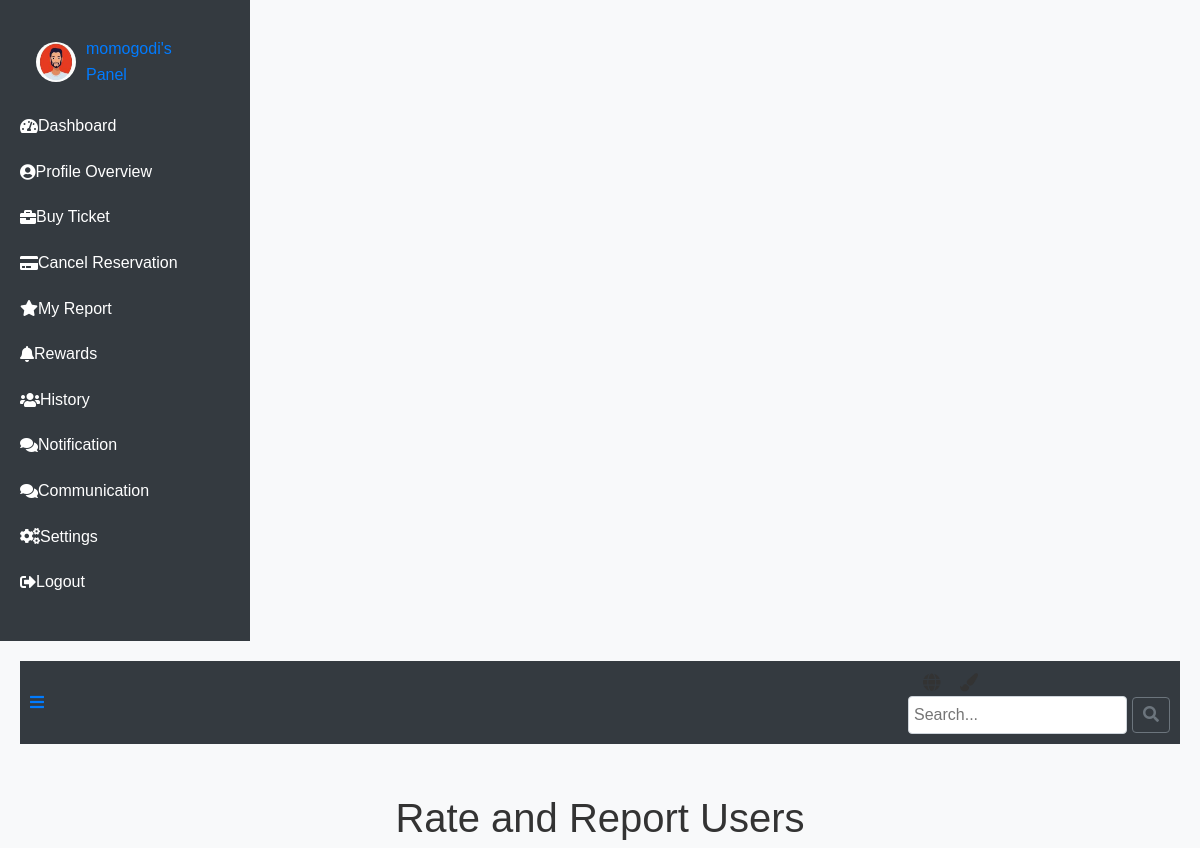
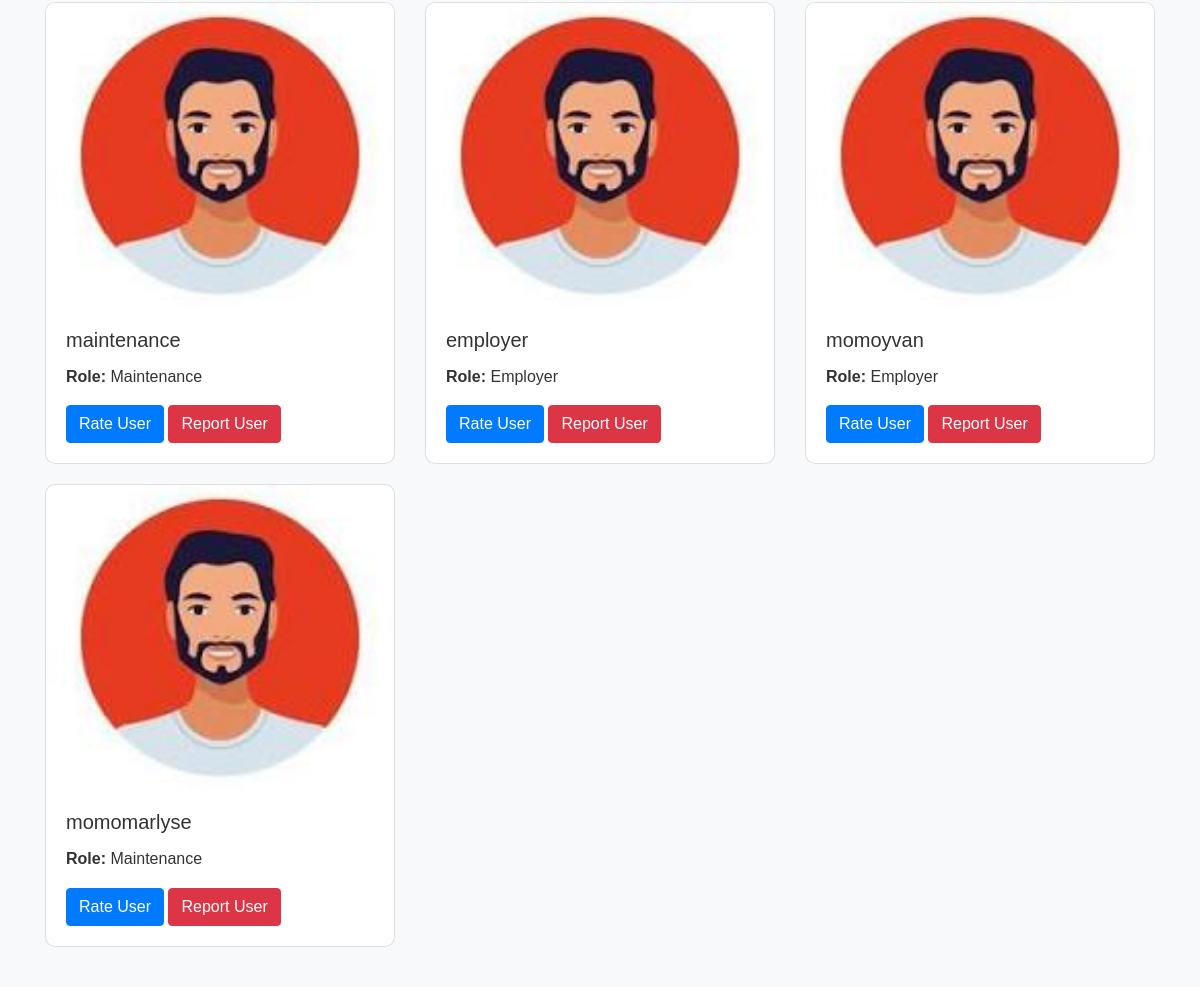
The page /my-report/ (signed in) on the database its author committed (2 pictures, top to bottom).
### booking/models.py (models this page shows)
class CustomUser(AbstractUser):
    ROLE_CHOICES = (
        ('admin', 'Admin'),
        ('employer', 'Employer'),
        ('passenger', 'Passenger'),
        ('maintenance', 'Maintenance'),
    )
    role = models.CharField(max_length=30, choices=ROLE_CHOICES, default='passenger')
    profile_picture = models.ImageField(upload_to='profile_pictures/', blank=True, null=True)
    phone = models.CharField(max_length=15, default='0000000000')  # Provide a default value
    address = models.TextField(null=True, blank=True)  # Temporarily allow null

### booking/views.py (the view, shortened to what this page needs)
# urls.py: path('my-report/', views.my_report, name='my_report'),
@login_required
def my_report(request):
    users = CustomUser.objects.filter(role__in=['employer', 'maintenance'])
    return render(request, 'panel/passenger/report/my_report.html', {'users': users})

### booking/templates/panel/passenger/report/my_report.html (shortened to what this page needs)
{% load static %}
<!DOCTYPE html>
<html lang="en">
<head>
    <link rel="stylesheet" href="https://stackpath.bootstrapcdn.com/bootstrap/4.5.2/css/bootstrap.min.css">
    <link rel="stylesheet" href="https://cdnjs.cloudflare.com/ajax/libs/font-awesome/5.15.3/css/all.min.css">
    <link rel="stylesheet" href="{% static 'css/report.css' %}">
</head>
<div class="dashboard d-flex">
    <div class="dashboard-nav">
        <header class="d-flex align-items-center p-3">
            <a href="{% url 'passenger_panel' %}" class="brand-logo d-flex align-items-center">
                {% if user.profile_picture %}
                    <img src="{{ user.profile_picture.url }}" alt="{{ user.username }}'s profile picture" class="profile-pic" />
                {% else %}
                    <img src="{% static 'image/why.jpeg' %}" alt="Default Avatar" class="profile-pic" />
                {% endif %}
                <span>{{ user.username }}'s Panel</span>
            </a>
        </header>
        <nav>
            <ul class="dashboard-nav-list">
                <li><a href="{% url 'passenger_panel' %}" class="dashboard-nav-item"><i class="fas fa-tachometer-alt"></i> Dashboard</a></li>
                <li><a href="{% url 'profile_clients' %}" class="dashboard-nav-item"><i class="fas fa-user-circle"></i> Profile Overview</a></li>
                <li><a href="#" class="dashboard-nav-item"><i class="fas fa-briefcase"></i> Buy Ticket</a></li>
                <li><a href="#" class="dashboard-nav-item"><i class="fas fa-credit-card"></i> Cancel Reservation</a></li>
                <li><a href="{% url 'my_report' %}" class="dashboard-nav-item"><i class="fas fa-star"></i> My Report</a></li>
                <li><a href="#" class="dashboard-nav-item"><i class="fas fa-bell"></i> Rewards</a></li>
                <li><a href="#" class="dashboard-nav-item"><i class="fas fa-users"></i> History</a></li>
                <li><a href="#" class="dashboard-nav-item"><i class="fas fa-comments"></i> Notification</a></li>
                <li><a href="{% url 'communication_list' %}" class="dashboard-nav-item"><i class="fas fa-comments"></i> Communication</a></li>
                <li><a href="{% url 'security_cleints' %}" class="dashboard-nav-item"><i class="fas fa-cogs"></i> Settings</a></li>
                <li><a href="{% url 'logout' %}" class="dashboard-nav-item"><i class="fas fa-sign-out-alt"></i> Logout</a></li>
            </ul>
        </nav>
    </div>
    <main class="dashboard-app flex-grow-1">
        <header class="dashboard-toolbar d-flex align-items-center">
            <a href="#!" class="menu-toggle"><i class="fas fa-bars"></i></a>
            <div class="header-icons">
                <i class="fas fa-globe icon" title="Change Language" onclick="toggleLanguage()"></i>
                <i class="fas fa-paint-brush icon" title="Change Theme" onclick="toggleTheme()"></i>
                <div class="search-bar">
                    <input type="text" placeholder="Search..." aria-label="Search" />
                    <button class="btn btn-outline-secondary" type="button"><i class="fas fa-search"></i></button>
                </div>
            </div>
        </header>
<body>
<div class="container">
    <h1 class="text-center">Rate and Report Users</h1>
    <div class="row">
        {% for user in users %}
        <div class="col-md-4">
            <div class="card">
                {% if user.profile_picture %}
                    <img src="{{ user.profile_picture.url }}" alt="Profile Picture" class="card-img-top img-fluid">
                {% else %}
                    <img src="{% static 'image/why.jpeg' %}" alt="Default Profile Picture" class="card-img-top img-fluid">
                {% endif %}
                <div class="card-body">
                    <h5 class="card-title">{{ user.username }}</h5>
                    <p class="card-text"><strong>Role:</strong> {{ user.get_role_display }}</p>
                    <button class="btn btn-primary rate-user" data-id="{{ user.id }}">Rate User</button>
                    <button class="btn btn-danger report-user" data-id="{{ user.id }}">Report User</button>
                </div>
            </div>
        </div>
        {% endfor %}
    </div>
</div>
</body>
</html>

### booking/static/css/report.css (style rules this page uses)
* { box-sizing: border-box; margin: 0; padding: 0; }
body { font-family: Arial, sans-serif; line-height: 1.6; color: #333; background-color: #f8f9fa; }
.dashboard { display: flex; height: 100vh; flex-wrap: wrap; margin: 0; }
.dashboard-nav { background-color: #343a40; color: #fff; width: 250px; padding: 20px; }
.dashboard-nav-list { list-style: none; padding: 0; }
.dashboard-nav-item { color: #fff; text-decoration: none; display: flex; align-items: center; padding: 10px 0; cursor: pointer; }
.dashboard-app { flex-grow: 1; padding: 20px; background-color: #f8f9fa; }
.dashboard-toolbar { background-color: #343a40; padding: 10px; display: flex; align-items: center; justify-content: space-between; }
.menu-toggle { cursor: pointer; margin-right: 10px; }
.header-icons { margin-left: auto; }
.icon { cursor: pointer; margin-left: 15px; font-size: 18px; }
.search-bar { display: flex; align-items: center; }
.search-bar input { border: 1px solid #ced4da; padding: 5px; border-radius: 4px; }
.search-bar button { margin-left: 5px; padding: 5px 10px; }
.profile-pic { width: 40px; height: 40px; border-radius: 50%; margin-right: 10px; }
.container { margin-top: 50px; }
.card { margin-bottom: 20px; border-radius: 10px; }
.card img { border-top-left-radius: 10px; border-top-right-radius: 10px; }

### rows shown on the page
CustomUser: username "momogodi"
CustomUser: username "maintenance", role "Maintenance"
CustomUser: username "employer", role "Employer"
CustomUser: username "momoyvan", role "Employer"
CustomUser: username "momomarlyse", role "Maintenance"
